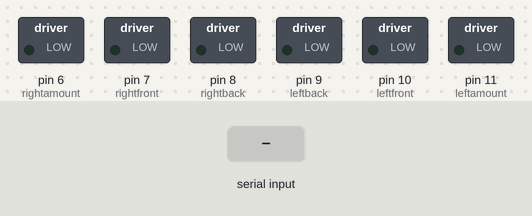
A sketch run on a simulated Arduino Uno, built with avr-gcc and run on an emulated ATmega328P. Parts: switched loads named in the sketch (green lamp = pin HIGH). Inputs (shaded band) come from the test bench. What the sketch prints to the serial monitor is not drawn.

Above: at 1.2 s.
1.3 s: "2\n" received over Serial
At 2.3 s:
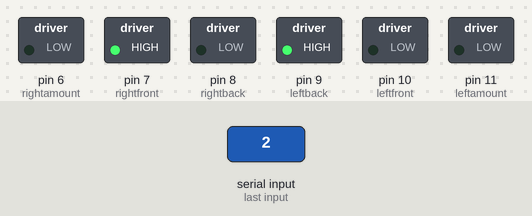
2.8 s: byte 49 ('1') received over Serial
At 3.4 s:
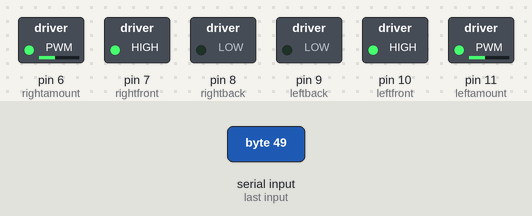
4.3 s: byte 51 ('3') received over Serial
At 4.6 s:
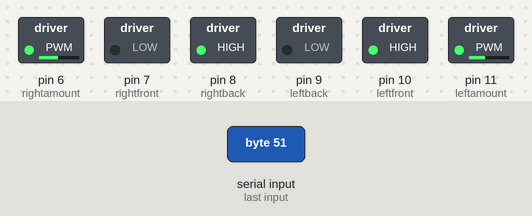
5.8 s: byte 52 ('4') received over Serial
At 6.9 s:
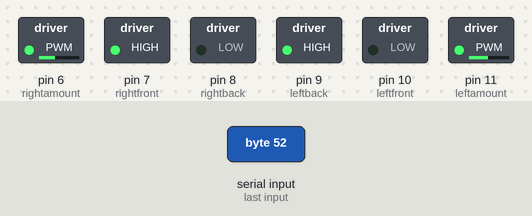
7.3 s: byte 83 ('S') received over Serial
At 8.1 s:
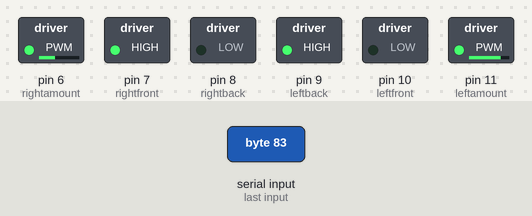
8.8 s: byte 67 ('C') received over Serial
At 11.9 s:
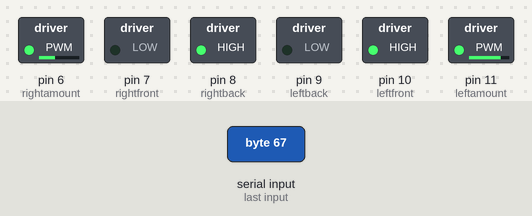
Timing chart, 0 to 12.8 s (numbered marks = the images above; inputs shaded):
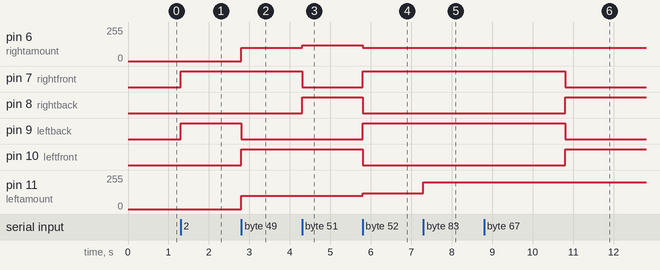

Measured:
- after the input at 1.3 s, pin 7 (rightfront), pin 9 (leftback): LOW → HIGH at once
- after the input at 2.8 s, pin 6 (rightamount), pin 11 (leftamount): 0/255 → 100/255 at once; pin 9 (leftback): HIGH → LOW at once; pin 10 (leftfront): LOW → HIGH at once
- after the input at 4.3 s, pin 6 (rightamount): 100/255 → 120/255 at once; pin 7 (rightfront): HIGH → LOW at once; pin 8 (rightback): LOW → HIGH at once
- after the input at 5.8 s, pin 6 (rightamount): 120/255 → 100/255 at once; pin 7 (rightfront), pin 9 (leftback): LOW → HIGH at once; pin 8 (rightback), pin 10 (leftfront): HIGH → LOW at once; pin 11 (leftamount): 100/255 → 120/255 at once
- after the input at 7.3 s, pin 11 (leftamount): 120/255 → 200/255 at once
- after the input at 8.8 s, pin 7 (rightfront), pin 9 (leftback): HIGH → LOW after 2.0 s; pin 8 (rightback), pin 10 (leftfront): LOW → HIGH after 2.0 s

The sketch:

Bluetooth_Remote_Arduino.ino
```cpp
#include<SoftwareSerial.h>
#include<string.h>
#include<stdio.h>
#include <Wire.h>

int rightamount = 6;  //Blue   EnA PWM
int rightfront = 7;    //Green  In1
int rightback = 8;   //Yellow In2

int leftback = 9 ;   //Orange In3
int leftfront = 10 ;   //Red    In4
int leftamount = 11;  //Brown  EnB PWM

char BluetoothInput = 0;
int speed = 100;

int IR_SensorL = 4; //Grey    Left  IR
int IR_SensorR = 5; //Purple  Right IR

bool lineFollowingActivated = 0;

void setup();


void loop(){
  //int IR_SensorValueL = digitalRead(IR_SensorL);
  //int IR_SensorValueR = digitalRead(IR_SensorR);

  if (Serial.available() >0){
    BluetoothInput = Serial.read();
    //Serial.print("Y");

    if (BluetoothInput == '2'){ //back
      Serial.print("Back\n");
      leftWheels(speed,0);
      rightWheels(speed,0);
    }

    else if (BluetoothInput == '1'){ //forward
      Serial.print("Front\n");
      leftWheels(speed,1);
      rightWheels(speed,1);
    }

    else if (BluetoothInput == '3'){ //right
      Serial.print("Right\n");
      leftWheels(speed,1);
      rightWheels(speed + 20,0);
    }

    else if (BluetoothInput == '4'){ //left
      Serial.print("left\n");
      leftWheels(speed + 20,0);
      rightWheels(speed,1);
    }

    else if (BluetoothInput == 'T'){   //increase speed
        speed += 20;
        if (speed >= 220){
          speed = 220;
        }
        Serial.print(speed);
        Serial.print("\n");
    }

    else if (BluetoothInput == 'X'){  //reduce speed
        speed -= 20;
        if (speed <= 80){
          speed = 80;
        }
      Serial.print(speed);
      Serial.print("\n");
    }

    else if(BluetoothInput == 'S'){ //counterClockWise
      analogWrite(leftamount, 200);
      analogWrite(rightamount, 100);
      digitalWrite(rightfront, 1);
      digitalWrite(rightback, 0);
      digitalWrite(leftfront, 0);
      digitalWrite(leftback, 1);
      Serial.print("SPINNNNN CW \n");
      delay(3500);
    }

    else if(BluetoothInput == 'C'){ //ClockWise
      analogWrite(leftamount, 200);
      analogWrite(rightamount, 100);
      digitalWrite(rightfront, 0);
      digitalWrite(rightback, 1);
      digitalWrite(leftfront, 1);
      digitalWrite(leftback, 0);
      Serial.print("SPINNNNN CCW \n");
      delay(3500);
    }

    else {                      //else stop
      //Serial.print("NA\n");
      leftWheels(0,0);
      rightWheels(0,1);
    }


    Serial.print(BluetoothInput);

    if (BluetoothInput == 'A'){
      lineFollowingActivated = 1;
    }


    if (lineFollowingActivated == 1 && BluetoothInput == '0'){
      while (BluetoothInput == '0'){

      BluetoothInput = Serial.read();
      Serial.print(BluetoothInput);
      Serial.print("\n");
      int IR_SensorValueL = digitalRead(IR_SensorL);
      int IR_SensorValueR = digitalRead(IR_SensorR);

      //stop
      if(IR_SensorValueR == 0 && IR_SensorValueL == 0){
        leftWheels(0, 1);
        rightWheels(0, 1);
      }

      //forward
      else if (IR_SensorValueR == 1 && IR_SensorValueL == 1){
        leftWheels(80, 1);
        rightWheels(80, 1);
      }

      //left Turn
      else if(IR_SensorValueR == 0 && IR_SensorValueL == 1){
        leftWheels(130, 1);
        rightWheels(130, 0);
      }

      //right Turn
      else if(IR_SensorValueR == 1 && IR_SensorValueL == 0){
        leftWheels(130, 0);
        rightWheels(130, 1);
      }
      }

    }

    else if (lineFollowingActivated == 1 && BluetoothInput != '0'){
      lineFollowingActivated == 0;
    }

    /*
    while(BluetoothInput == 'A'){ //Line Following
      Serial.print(BluetoothInput);
      Serial.print("\n");
      int IR_SensorValueL = digitalRead(IR_SensorL);
      int IR_SensorValueR = digitalRead(IR_SensorR);

      //stop
      if(IR_SensorValueR == 0 && IR_SensorValueL == 0){
        break;
      }

      //forward
      else if (IR_SensorValueR == 1 && IR_SensorValueL == 1){
        leftWheels(80, 1);
        rightWheels(80, 1);
      }

      //left Turn
      else if(IR_SensorValueR == 0 && IR_SensorValueL == 1){
        leftWheels(130, 1);
        rightWheels(130, 0);
      }

      //right Turn
      else if(IR_SensorValueR == 1 && IR_SensorValueL == 0){
        leftWheels(130, 0);
        rightWheels(130, 1);
      }

      else if(BluetoothInput == 'B'){
        break;
      }

    }
    */
  }
}

void setup(){
  Serial.begin(9600);

  pinMode(IR_SensorL, INPUT);
  pinMode(IR_SensorR, INPUT) ;

  //Set all the motor control pins to outputs
  pinMode(rightamount,OUTPUT);
  pinMode(rightback,  OUTPUT);
  pinMode(rightfront, OUTPUT);
  pinMode(leftfront,  OUTPUT);
  pinMode(leftback,   OUTPUT);
  pinMode(leftamount, OUTPUT);
}


void leftWheels(int amount, bool value){
  analogWrite(leftamount, amount);
  digitalWrite(leftfront, value);
  digitalWrite(leftback,  value - 1);
}
void rightWheels(int amount, bool value){
  analogWrite(rightamount, amount);
  digitalWrite(rightfront, value);
  digitalWrite(rightback, value - 1);
}

void lineFollowing(){
  //Set to always read IR Sensors
  int IR_SensorValueL = digitalRead(IR_SensorL);
  int IR_SensorValueR = digitalRead(IR_SensorR);

  //stop
  if(IR_SensorValueR == 0 && IR_SensorValueL == 0){
    leftWheels(0, 1);
    rightWheels(0, 1);
  }

  //forward
  else if (IR_SensorValueR == 1 && IR_SensorValueL == 1){
    leftWheels(80, 1);
    rightWheels(80, 1);
  }

  //left Turn
  else if(IR_SensorValueR == 0 && IR_SensorValueL == 1){
    leftWheels(130, 1);
    rightWheels(130, 0);
  }

  //right Turn
  else if(IR_SensorValueR == 1 && IR_SensorValueL == 0){
    leftWheels(130, 0);
    rightWheels(130, 1);
  }
}
```
